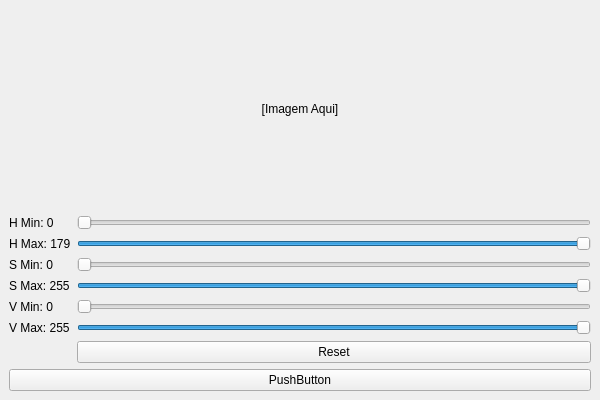
<?xml version="1.0" encoding="UTF-8"?>
<ui version="4.0">
 <class>MainWindow</class>
 <widget class="QMainWindow" name="MainWindow">
  <property name="geometry">
   <rect>
    <x>0</x>
    <y>0</y>
    <width>600</width>
    <height>400</height>
   </rect>
  </property>
  <property name="windowTitle">
   <string>Controles HSV</string>
  </property>
  <widget class="QWidget" name="centralwidget">
   <layout class="QVBoxLayout" name="verticalLayout">
    <item>
     <widget class="QLabel" name="label_output">
      <property name="text">
       <string>[Imagem Aqui]</string>
      </property>
      <property name="alignment">
       <set>Qt::AlignmentFlag::AlignCenter</set>
      </property>
     </widget>
    </item>
    <item>
     <layout class="QGridLayout" name="gridLayout">
      <item row="4" column="2">
       <widget class="QSlider" name="slider_v_min">
        <property name="maximum">
         <number>255</number>
        </property>
        <property name="orientation">
         <enum>Qt::Orientation::Horizontal</enum>
        </property>
       </widget>
      </item>
      <item row="3" column="2">
       <widget class="QSlider" name="slider_s_max">
        <property name="maximum">
         <number>255</number>
        </property>
        <property name="value">
         <number>255</number>
        </property>
        <property name="orientation">
         <enum>Qt::Orientation::Horizontal</enum>
        </property>
       </widget>
      </item>
      <item row="6" column="2">
       <widget class="QSlider" name="slider_v_max">
        <property name="maximum">
         <number>255</number>
        </property>
        <property name="value">
         <number>255</number>
        </property>
        <property name="orientation">
         <enum>Qt::Orientation::Horizontal</enum>
        </property>
       </widget>
      </item>
      <item row="1" column="2">
       <widget class="QSlider" name="slider_h_max">
        <property name="maximum">
         <number>179</number>
        </property>
        <property name="value">
         <number>179</number>
        </property>
        <property name="orientation">
         <enum>Qt::Orientation::Horizontal</enum>
        </property>
       </widget>
      </item>
      <item row="2" column="2">
       <widget class="QSlider" name="slider_s_min">
        <property name="maximum">
         <number>255</number>
        </property>
        <property name="orientation">
         <enum>Qt::Orientation::Horizontal</enum>
        </property>
       </widget>
      </item>
      <item row="0" column="2">
       <widget class="QSlider" name="slider_h_min">
        <property name="maximum">
         <number>179</number>
        </property>
        <property name="orientation">
         <enum>Qt::Orientation::Horizontal</enum>
        </property>
       </widget>
      </item>
      <item row="6" column="0">
       <widget class="QLabel" name="label_v_max">
        <property name="text">
         <string>V Max: 255</string>
        </property>
       </widget>
      </item>
      <item row="2" column="0">
       <widget class="QLabel" name="label_s_min">
        <property name="text">
         <string>S Min: 0</string>
        </property>
       </widget>
      </item>
      <item row="3" column="0">
       <widget class="QLabel" name="label_s_max">
        <property name="text">
         <string>S Max: 255</string>
        </property>
       </widget>
      </item>
      <item row="4" column="0">
       <widget class="QLabel" name="label_v_min">
        <property name="text">
         <string>V Min: 0</string>
        </property>
       </widget>
      </item>
      <item row="0" column="0">
       <widget class="QLabel" name="label_h_min">
        <property name="text">
         <string>H Min: 0</string>
        </property>
       </widget>
      </item>
      <item row="1" column="0">
       <widget class="QLabel" name="label_h_max">
        <property name="text">
         <string>H Max: 179</string>
        </property>
       </widget>
      </item>
      <item row="7" column="2">
       <widget class="QPushButton" name="pushButton_2">
        <property name="text">
         <string>Reset</string>
        </property>
       </widget>
      </item>
     </layout>
    </item>
    <item>
     <widget class="QPushButton" name="pushButton">
      <property name="text">
       <string>PushButton</string>
      </property>
     </widget>
    </item>
   </layout>
  </widget>
 </widget>
 <resources/>
 <connections/>
</ui>
